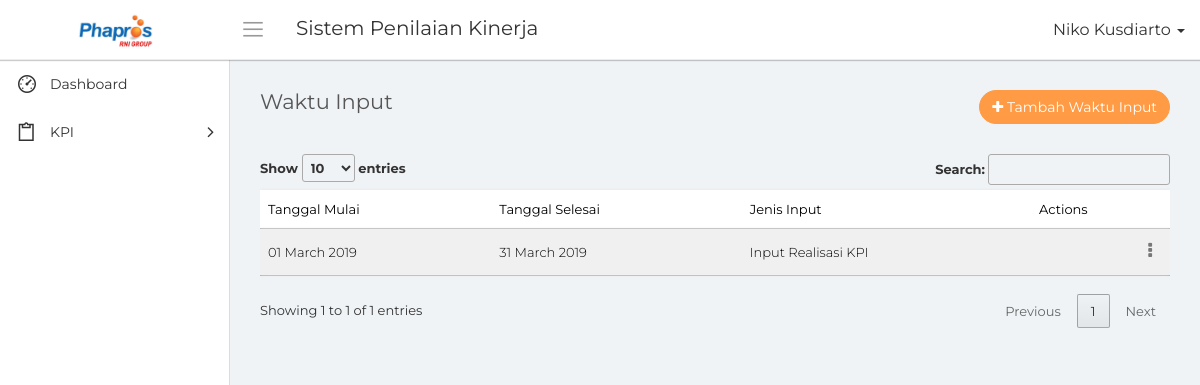
/waktu_input.php (signed in), run on the app's committed database.
### tables this page shows
CREATE TABLE `waktu_input` (
  `id_waktu_input` bigint(20) NOT NULL,
  `tanggal_awal_input` date NOT NULL,
  `tanggal_akhir_input` date NOT NULL,
  `jenis_input` int(5) NOT NULL,
  `tanggal_input` date NOT NULL
);

### conn/database.php (called while the page is built, shortened)
<?php
	class database{
		function __construct(){
			$this->connection = new mysqli('localhost', 'root', '','phapros_final');
		}
		function tampil_waktu_input(){
			$query = $this->connection->query("SELECT * FROM waktu_input");
			while($tampil = $query->fetch_array())
				$hasil[] = $tampil;
			return $hasil;
		}
		function tampil_akses(){
			$query = $this->connection->query("SELECT * FROM akses_menu");
			while($tampil = $query->fetch_array())
				$hasil[] = $tampil;
			return $hasil;
		}
	}
?>

### waktu_input.php (the view, shortened to what this page needs)
<?php
    include "conn/database.php";
    $db = new database();
    $nama = $_SESSION['nama'];
    $jabatan = $_SESSION['id_jabatan'];
?>
<!DOCTYPE html>
<html>
    <head>
        <link rel="stylesheet" type="text/css" href="assets/css/bootstrap.min.css">
        <link rel="stylesheet" type="text/css" href="assets/css/font-awesome.min.css">
        <link rel="stylesheet" type="text/css" href="assets/css/line-awesome.min.css">
        <link rel="stylesheet" type="text/css" href="https://cdn.datatables.net/1.10.19/css/jquery.dataTables.css">
		<link rel="stylesheet" type="text/css" href="assets/css/select2.min.css">
		<link rel="stylesheet" type="text/css" href="assets/css/bootstrap-datetimepicker.min.css">
        <link rel="stylesheet" type="text/css" href="assets/css/style.css">
    </head>
    <body>
        <div class="main-wrapper">
            <div class="header">
				<div class="header-left">
                    <a href="index.php" class="logo">
						<img src="assets/img/logo-phapros.jpg" width="75" height="" alt="">
					</a>
                </div>
				<a id="toggle_btn" href="javascript:void(0);"><i class="la la-bars"></i></a>
                <div class="page-title-box pull-left">
					<h3>Sistem Penilaian Kinerja</h3>
                </div>
				<ul class="nav navbar-nav navbar-right user-menu pull-right">
					<li class="dropdown">
						<a href="" class="dropdown-toggle user-link" data-toggle="dropdown" title="Admin">
							<span>
                                <?php echo $nama; ?>
                            </span>
							<i class="caret"></i>
						</a>
					</li>
				</ul>
            </div>
            <div class="sidebar" id="sidebar">
                <div class="sidebar-inner slimscroll">
					<div id="sidebar-menu" class="sidebar-menu">
						<ul>
							<li>
								<a href="index.php"><i class="la la-dashboard"></i> <span>Dashboard</span></a>
							</li>
                            <?php
                                foreach($db->tampil_akses() as $tampil)
                                {
                                    if($tampil['id_jabatan'] == $jabatan)
                                    {
                                        $m1 = $tampil['menu1'];
                                        $m2 = $tampil['menu2'];
                                        $m3 = $tampil['menu3'];
                                        $m4 = $tampil['menu4'];
                                        $m5 = $tampil['menu5'];
                                        $m6 = $tampil['menu6'];
                                        $m7 = $tampil['menu7'];
                                    }
                                }
                            ?>
                            <li class="submenu">
								<a href="#"><i class="la la-clipboard"></i> <span> KPI</span> <span class="menu-arrow"></span></a>
							</li>
						</ul>
					</div>
                </div>
            </div>
            <div class="page-wrapper">
                <div class="content container-fluid">
					<div class="row">
						<div class="col-xs-8">
							<h4 class="page-title">Waktu Input</h4>
						</div>
						<div class="col-xs-4 text-right m-b-30">
							<a href="#" class="btn btn-primary rounded pull-right" data-toggle="modal" data-target="#add_ticket"><i class="fa fa-plus"></i> Tambah Waktu Input</a>
						</div>
					</div>
					<div class="row">
						<div class="col-md-12">
							<div class="table-responsive">
								<table class="table table-striped custom-table m-b-0 display" id="tabel">
									<thead>
										<tr>
											<th>Tanggal Mulai</th>
                                            <th>Tanggal Selesai</th>
                                            <th>Jenis Input</th>
											<th class="text-right">Actions</th>
										</tr>
									</thead>
									<tbody>
                                    <?php
                                        foreach($db->tampil_waktu_input() as $data)
                                        {
                                    ?>
                                            <tr>
                                                <td><?php echo date('d F Y', strtotime($data['tanggal_awal_input'])); ?></td>
                                                <td><?php echo date('d F Y', strtotime($data['tanggal_akhir_input'])); ?></td>
                                                <td><?php
                                                    if($data['jenis_input'] == 0)
                                                        echo '-';
                                                    else if($data['jenis_input'] == 1)
                                                        echo 'Input Pengajuan KPI';
                                                    else if($data['jenis_input'] == 2)
                                                        echo 'Input Realisasi KPI';
                                                ?></td>
                                                <td class="text-right">
                                                    <div class="dropdown">
                                                        <a href="#" class="action-icon dropdown-toggle" data-toggle="dropdown" aria-expanded="false"><i class="fa fa-ellipsis-v"></i></a>
                                                    </div>
                                                </td>
                                            </tr>
                                    <?php
                                        }
                                    ?>
									</tbody>
								</table>
							</div>
						</div>
					</div>
                </div>
            </div>
        </div>
    </body>
</html>

### data on the page
waktu_input: tanggal_awal_input "01 March 2019", tanggal_akhir_input "31 March 2019", jenis_input "Input Realisasi KPI"

### other printed values
$nama "Niko Kusdiarto"
